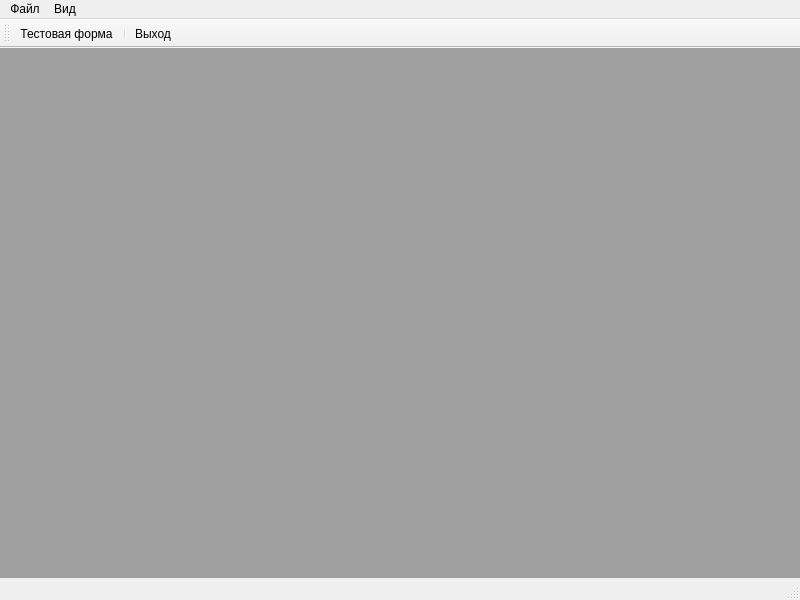
<?xml version="1.0" encoding="UTF-8"?>
<ui version="4.0">
 <class>MainWindow</class>
 <widget class="QMainWindow" name="MainWindow">
  <property name="geometry">
   <rect><x>0</x><y>0</y><width>800</width><height>600</height></rect>
  </property>
  <property name="windowTitle">
   <string>EPlatform main window</string>
  </property>
  <widget class="QWidget" name="centralwidget">
   <layout class="QVBoxLayout" name="centralLayout">
    <property name="leftMargin"><number>0</number></property>
    <property name="topMargin"><number>0</number></property>
    <property name="rightMargin"><number>0</number></property>
    <property name="bottomMargin"><number>0</number></property>
    <item>
     <widget class="QMdiArea" name="mdiArea"/>
    </item>
   </layout>
  </widget>
  <widget class="QMenuBar" name="menubar">
   <property name="geometry">
    <rect><x>0</x><y>0</y><width>800</width><height>22</height></rect>
   </property>
   <widget class="QMenu" name="menuFile">
    <property name="title"><string>Файл</string></property>
    <addaction name="actionOpen"/>
    <addaction name="separator"/>
    <addaction name="actionExit"/>
   </widget>
   <widget class="QMenu" name="menuView">
    <property name="title"><string>Вид</string></property>
    <addaction name="menuWindows"/>
   </widget>
   <widget class="QMenu" name="menuWindows">
    <property name="title"><string>Окна</string></property>
    <addaction name="actionOpen"/>
   </widget>
   <addaction name="menuFile"/>
   <addaction name="menuView"/>
  </widget>
  <widget class="QStatusBar" name="statusbar">
   <property name="sizeGripEnabled"><bool>true</bool></property>
  </widget>
  <widget class="QToolBar" name="toolBar">
   <property name="windowTitle"><string>Панель</string></property>
   <addaction name="actionOpen"/>
   <addaction name="separator"/>
   <addaction name="actionExit"/>
  </widget>
  <action name="actionOpen">
   <property name="text"><string>Тестовая форма</string></property>
   <property name="icon">
    <iconset>
     <normaloff>img24:45</normaloff>
     <normalon>img24:45</normalon>
     <disabledoff>img24d:45</disabledoff>
     <disabledon>img24d:45</disabledon>
    </iconset>
   </property>
   <property name="action"><string>open_lua</string></property>
   <property name="lua_file"><string>test_form_move.lua</string></property>
   <property name="mdi"><bool>true</bool></property>
  </action>
  <action name="actionExit">
   <property name="text"><string>Выход</string></property>
   <property name="icon">
    <iconset>
     <normaloff>img24:12</normaloff>
     <normalon>img24:12</normalon>
    </iconset>
   </property>
   <property name="action"><string>exit</string></property>
  </action>
 </widget>
 <resources/>
 <connections/>
</ui>
